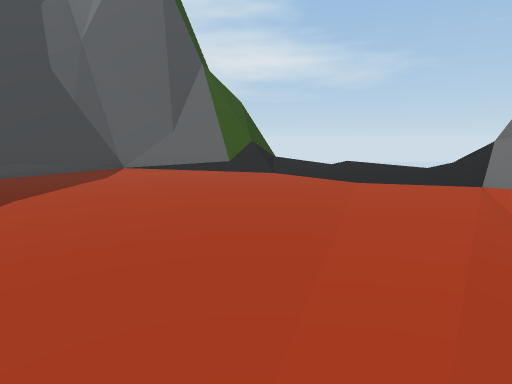
[1] (above)

13 first-person views from a walk through a 3-D level made in the Unity game engine. The camera is 1.2 m above the floor, tilts 10° down and sees 80° across. The floor is counted in squares, 1 m on a side. Each view is taken from the middle of a square. On the plan, view 1 faces up. The plan holds only what a view shows up to about 13 squares ahead; the rest is blank. The place goes on beyond the plan. The player character is not drawn. Some animated figures are not drawn. Some surface patterns are stand-ins.

[2]
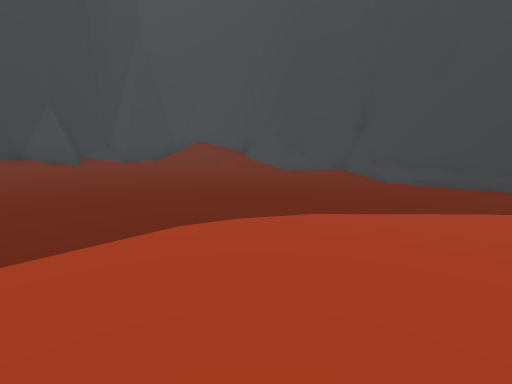

[3]
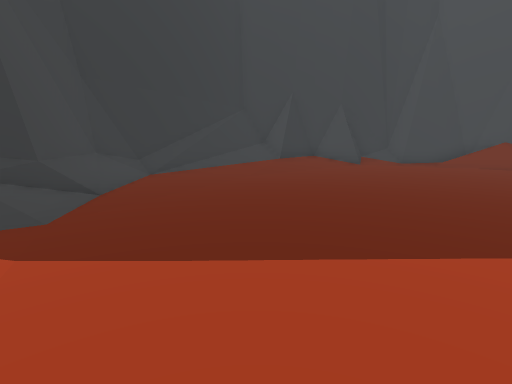

[4]
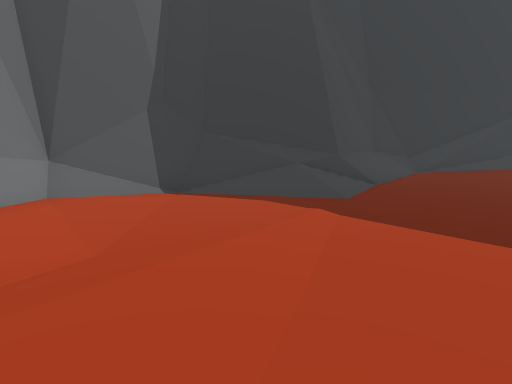

[5]
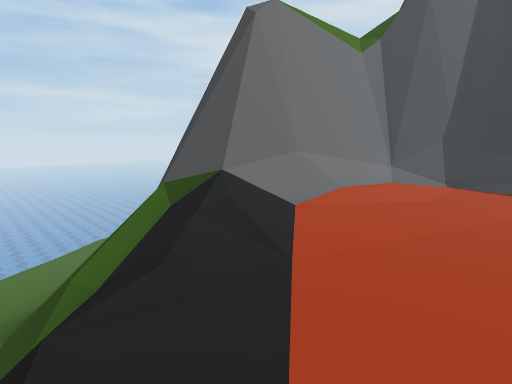

[6]
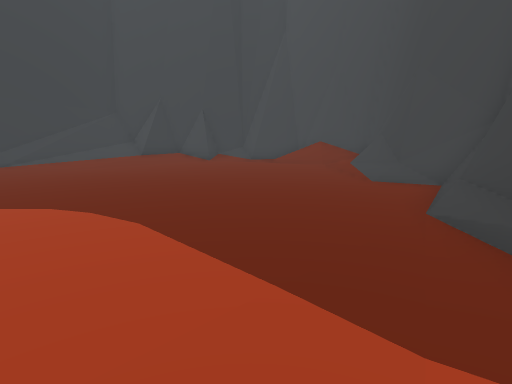

[7]
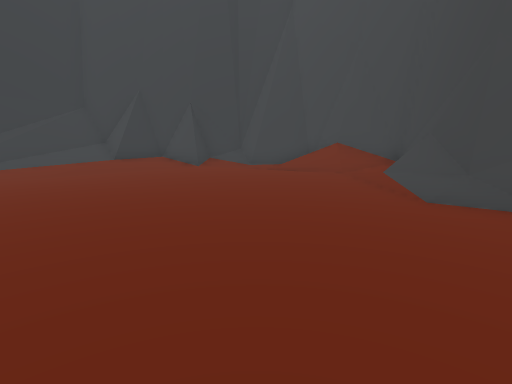

[8]
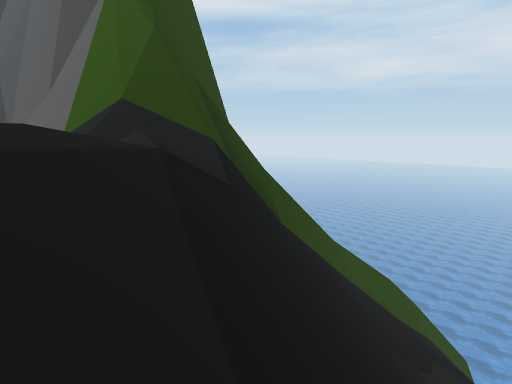

[9]
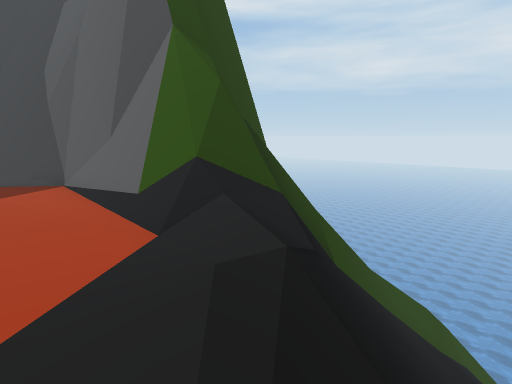

[10]
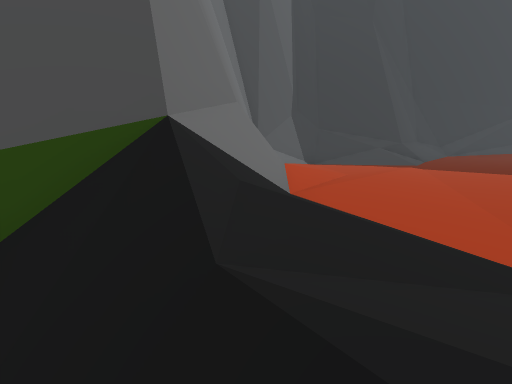

[11]
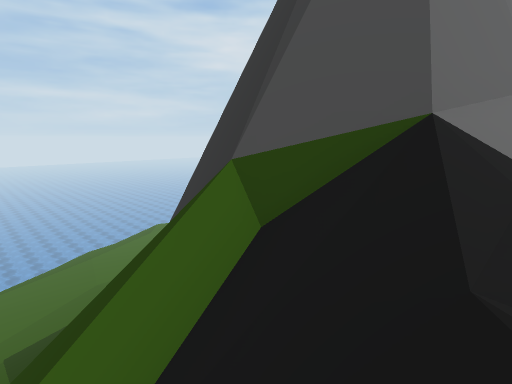

[12]
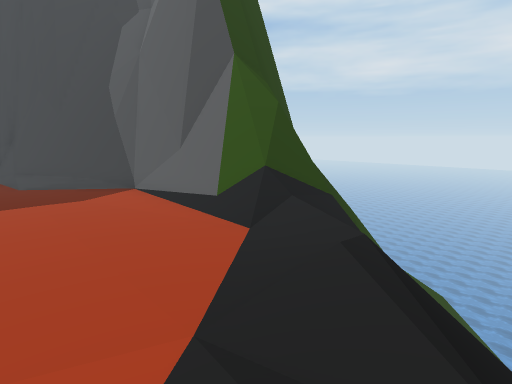

[13]
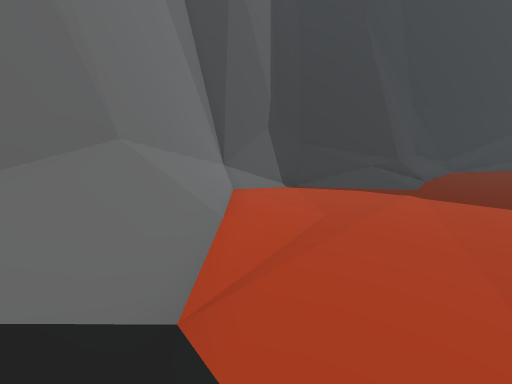

### Floor plan
Key: @ floor where view 1 was taken; # wall or solid block; x gap in a wall; . main floor; : floor 0.25 m higher than the main floor; - floor 0.5 m lower than the main floor; _ floor 1.25 m lower than the main floor; / step, stairs or slope; = window, fence, low wall or low ledge; v drop or lower ground; O other object.
Columns run from 15 left of view 1 to 9 right of it. Each row starts with its distance up from view 1.
 16               #vvvvvv
 15               #vvvvvv
 14               ##vvvvv
 13               ##//vvv
 12          ######////vv vvv
 11        ####.......:// vvv
 10       ###........./////_
  9    ####.........../////-
  8    #=.............////x v
  7   ##...............//####
  6  ###...............:##
  5 ##O................/##
  4 #//...............:/#
  3 #/.................:#
  2 #/.................:#
  1 #/.................:#
  0 ##.............@....#
 -1  #/................/#
 -2  ###..........///=###
 -3   ##////.....=######
 -4    ###/::.../###
 -5      ####=####
 -6        #####

Positions as (right, up) in squares from view 1, and headings:
1: (0, 0), facing up
2: (0, 5), facing left
3: (0, 4), facing down-left
4: (1, 5), facing down
5: (0, 12), facing down-right
6: (-3, 10), facing down-left
7: (-5, 8), facing down-left
8: (6, 10), facing up-left
9: (5, 9), facing up-left
10: (5, 10), facing down
11: (5, 10), facing down-right
12: (5, 7), facing up-left
13: (4, 8), facing down
